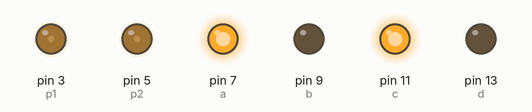
A sketch run on a simulated Arduino Uno, built with avr-gcc and run on an emulated ATmega328P. On the bench: output pins drawn as LEDs (lit = HIGH).

Above: at 0.1 s.
At 19.1 s:
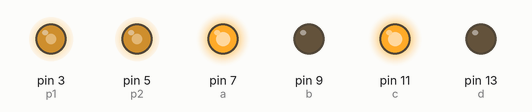
At 29.1 s:
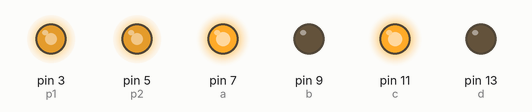
At 39.1 s:
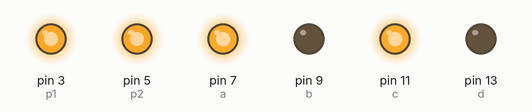
Timing chart, 0 to 40.0 s (numbered marks = the images above):
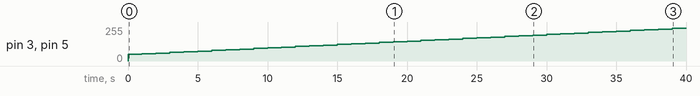

The sketch:

arduino_fourMotor.ino
```cpp
int p1 = 3 ; // PWM Enable for Motors 2 and 4
int p2 = 5; // PWM Enable for Motors 1 and 3
int a = 7 , b=9 ; // Signals for Motors 1 and 3
int c=11 , d=13; // Signals for Motors 2 and 4

void setup(){
  Serial.begin(9600);

  pinMode(p1 , OUTPUT);
  pinMode(p2 , OUTPUT);
  pinMode(a , OUTPUT);
  pinMode(b , OUTPUT);
  pinMode(c , OUTPUT);
  pinMode(d , OUTPUT);
  digitalWrite(a , HIGH);
  digitalWrite(b , LOW);
  digitalWrite(c , HIGH);
  digitalWrite(d , LOW);
}


void loop(){


  for(int i = 50 ; i<=255 ; i+=5){
    analogWrite(p1 , i);
    analogWrite(p2 , i);
    delay(1000);
  }

  delay(5000);

  for(int j = 255 ; j>=50 ; j-=5){
    analogWrite(p1 , j);
    analogWrite(p2 , j);
    delay(1000);
  }
}
```

Measured:
- by itself, pin 3 (p1), pin 5 (p2): moves from 0/255 to 245/255 over 39.0 s
